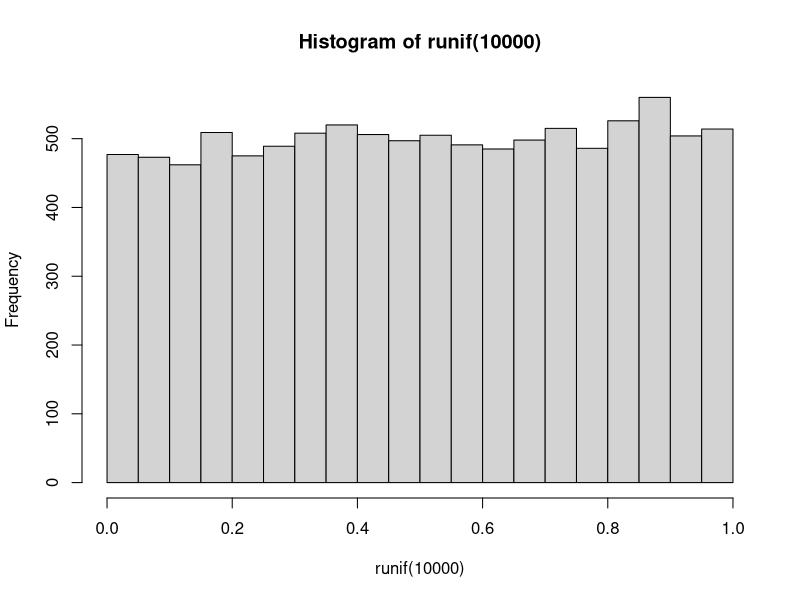
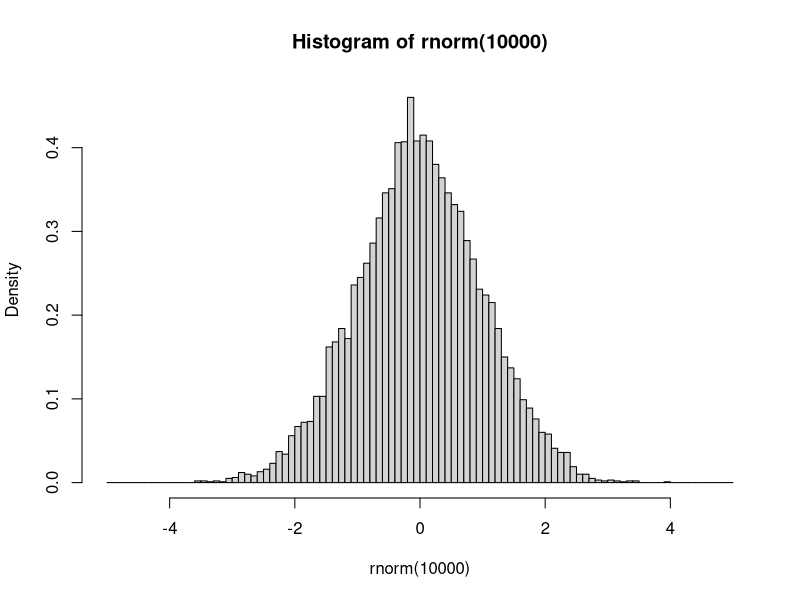
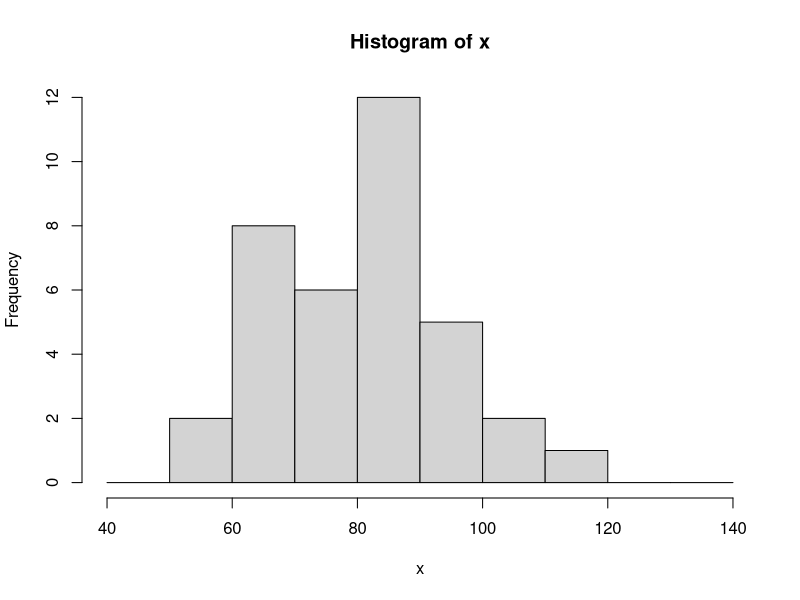

Reproduce these figures in R, in order.
# Normalização e Padronização -----------------------------------------------------------------

x <- rnorm(100, 50, 15)
x

# Normalização [0,1]
x_norm <- (x - min(x)) / (max(x) - min(x))
summary(x_norm)

# Padronizar [-3,3]
x_pad <- (x - mean(x)) / sd(x)
summary(x_pad)

## TABELA
#z = 1,0 ----> p(z) = 0,1587
1 - 2 * 0.1587
#z = 2,0 ----> p(z) = 0,0228
1 - 2 * 0.0228

# p(z) = 95% -----> z(p = 0,025) = ?
1.96

# p(z) = 99% -----> z =??
2.575


# FUNÇÕES DO R --------------------------------------------------------------------------------
# Números aleatórios
rnorm(5, 70, 20)

# Valor z dado a probabilidade da área
qnorm(.90)

# Probabilidade de x
dnorm(1)

# Probabilidade da área dado o valor x
pnorm(1.96)



# EXEMPLO 1: ----------------------------------------------------------------------------------

## P(z > 1,65)
1 - pnorm(1.65)

## P(z < 1,65)
pnorm(1.65)

## P(1,40 < z < 1,70)
pnorm(1.7) - pnorm(1.4)


# DISTRIBUIÇÕES -------------------------------------------------------------------------------
hist(runif(10000))

hist(rnorm(10000), breaks = seq(-5,5,.1),
     freq = FALSE)



# EXEMPLO 2 -----------------------------------------------------------------------------------
library(dplyr)
library(ggplot2)

x = c(58,78,84,90,97,70,
         90,86,82,59,90,70,
         74,83,90,75,88,84,
         68,96,70,94,70,110,
         67,68,75,80,68,82,
         104,92,112,84,98,80)


## Visual
summary(x)

hdados <- hist(x, 
     breaks = seq(40,140,10))

hdados$breaks
hdados$counts
hdados$density


# TESTES DO R ---------------------------------------------------------------------------------
x_pad <- (x - mean(x))/sd(x)


chisq.test(x, rnorm(36, mean(x), sd(x)) )


ks.test(x, "pnorm", mean(x), sd(x))
ks.test(x_pad, "pnorm")

shapiro.test(x)
